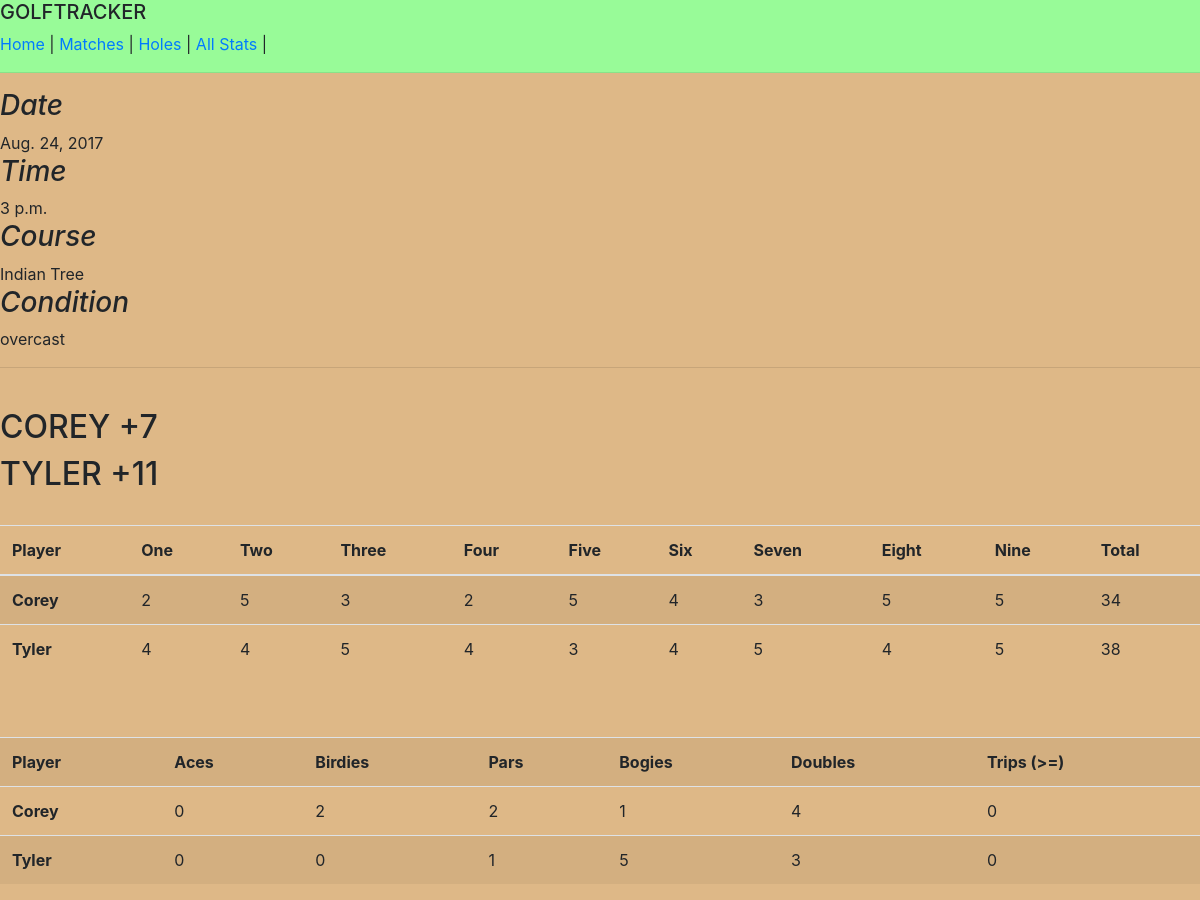
Screenshot of /match/12 with the database file from the repository.
### IT_short_course/models.py (models this page shows, shortened)
class Match(models.Model):
	date = models.DateField()
	time = models.TimeField()
	condition = models.CharField(max_length=50, choices=CONDITION_CHOICES)

class Course(models.Model):
	name = models.CharField(max_length=50)

class Round(models.Model):
	player = models.ForeignKey(Player)
	match = models.ForeignKey(Match, null=True, blank=True)
	course = models.ForeignKey(Course, default="Indian Tree")
	one = models.IntegerField()
	two = models.IntegerField()
	three = models.IntegerField()
	four = models.IntegerField()
	five = models.IntegerField()
	six = models.IntegerField()
	seven = models.IntegerField()
	eight = models.IntegerField()
	nine = models.IntegerField()
	def score_list(self):
		scores = [self.one,self.two,self.three,self.four,self.five,self.six,self.seven,self.eight,self.nine]
		return scores
	def total_score(self):
		return sum(self.score_list())
	def ace_count(self):
		scores = self.score_list()
		count = 0
		for hole in scores:
			if hole == 1:
				count += 1
		return count
	def birdie_count(self):
		scores = self.score_list()
		count = 0
		for hole in scores:
			if hole == 2:
				count += 1
		return count
	def par_count(self):
		scores = self.score_list()
		count = 0
		for hole in scores:
			if hole == 3:
				count += 1
		return count
	def bogie_count(self):
		scores = self.score_list()
		count = 0
		for hole in scores:
			if hole == 4:
				count += 1
		return count
	def double_count(self):
		scores = self.score_list()
		count = 0
		for hole in scores:
			if hole == 5:
				count += 1
		return count
	def trip_and_over_count(self):
		scores = self.score_list()
		count = 0
		for hole in scores:
			if hole >= 6:
				count += 1
		return count
	@property
	def to_par(self):
		total = self.one+self.two+self.three+self.four+self.five+self.six+self.seven+self.eight+self.nine
		par = 27
		to_par = total - par
		return to_par

### IT_short_course/views.py (the view)
# urls.py: url(r'^match/(?P<match_id>[0-9]+)$', match, name='match'),
def match(request, match_id):
	rounds_in_match = Round.objects.filter(match=match_id)
	real_match = Match.objects.get(id=match_id)
	course = rounds_in_match[0].course.name
	context = {
		'rounds_in_match': rounds_in_match,
		'real_match': real_match,
		'course': course
	}
	return render(request, 'match.html', context)

### IT_short_course/templates/match.html (shortened to what this page needs)
{% extends 'base.html' %}
{% block content %}
<i><h3>Date</h3></i>
{{ real_match.date }}
<i><h3>Time</h3></i>
{{ real_match.time }}
<i><h3>Course</h3></i>
{{ course }}
<i><h3>Condition</h3></i>
{{ real_match.condition }}
<br><hr><br>
{% for round in rounds_in_match %}
{% if forloop.first %}
<h2>COREY +{{round.to_par}}</h2>
{% else %}
<h2>TYLER +{{round.to_par}}</h2>
{% endif %}
{% endfor %}
<br>
<table class="table table-striped">
<thead>
	<tr>
		<th>Player</th>
		<th>One</th>
		<th>Two</th>
		<th>Three</th>
		<th>Four</th>
		<th>Five</th>
		<th>Six</th>
		<th>Seven</th>
		<th>Eight</th>
		<th>Nine</th>
		<th>Total</th>
	</tr>
	</thead>
	<tbody>
	<tr>
		<th>Corey</th>
		{% for round in rounds_in_match %}
		{% if forloop.first %}
		<td>{{round.one}}</td>
		<td>{{round.two}}</td>
		<td>{{round.three}}</td>
		<td>{{round.four}}</td>
		<td>{{round.five}}</td>
		<td>{{round.six}}</td>
		<td>{{round.seven}}</td>
		<td>{{round.eight}}</td>
		<td>{{round.nine}}</td>
		<td>{{round.total_score}}</td>
	</tr>
	{% else %}
	<tr>
		<th>Tyler</th>
		<td>{{round.one}}</td>
		<td>{{round.two}}</td>
		<td>{{round.three}}</td>
		<td>{{round.four}}</td>
		<td>{{round.five}}</td>
		<td>{{round.six}}</td>
		<td>{{round.seven}}</td>
		<td>{{round.eight}}</td>
		<td>{{round.nine}}</td>
		<td>{{round.total_score}}</td>
	</tr>
	{% endif %}
	{% endfor %}
	</tbody>
</table>
<br><br>
<table class="table table-striped">
	<tr>
		<th>Player</th>
		<th>Aces</th>
		<th>Birdies</th>
		<th>Pars</th>
		<th>Bogies</th>
		<th>Doubles</th>
		<th>Trips (>=)</th>
	</tr>
		{% for round in rounds_in_match %}
		{% if forloop.first %}
	<tr>
		<th>Corey</th>
		<td>{{round.ace_count}}</td>
		<td>{{round.birdie_count}}</td>
		<td>{{round.par_count}}</td>
		<td>{{round.bogie_count}}</td>
		<td>{{round.double_count}}</td>
		<td>{{round.trip_and_over_count}}</td>
	</tr>
	{% else %}
	<tr>
		<th>Tyler</th>
		<td>{{round.ace_count}}</td>
		<td>{{round.birdie_count}}</td>
		<td>{{round.par_count}}</td>
		<td>{{round.bogie_count}}</td>
		<td>{{round.double_count}}</td>
		<td>{{round.trip_and_over_count}}</td>
	</tr>
	{% endif %}
	{% endfor %}
</table>
{% endblock content %}

### IT_short_course/templates/base.html (style rules this page uses)
body { background-color: burlywood; }

### rows the page displays
Match: date "Aug. 24, 2017", time "3 p.m.", condition "overcast"
Course: name "Indian Tree"
Round: to_par "7", one "2", two "5", three "3", four "2", five "5", six "4", seven "3", eight "5", nine "5", total_score "34", ace_count "0", birdie_count "2", par_count "2", bogie_count "1", double_count "4", trip_and_over_count "0"
Round: to_par "11", one "4", two "4", three "5", four "4", five "3", six "4", seven "5", eight "4", nine "5", total_score "38", ace_count "0", birdie_count "0", par_count "1", bogie_count "5", double_count "3", trip_and_over_count "0"
